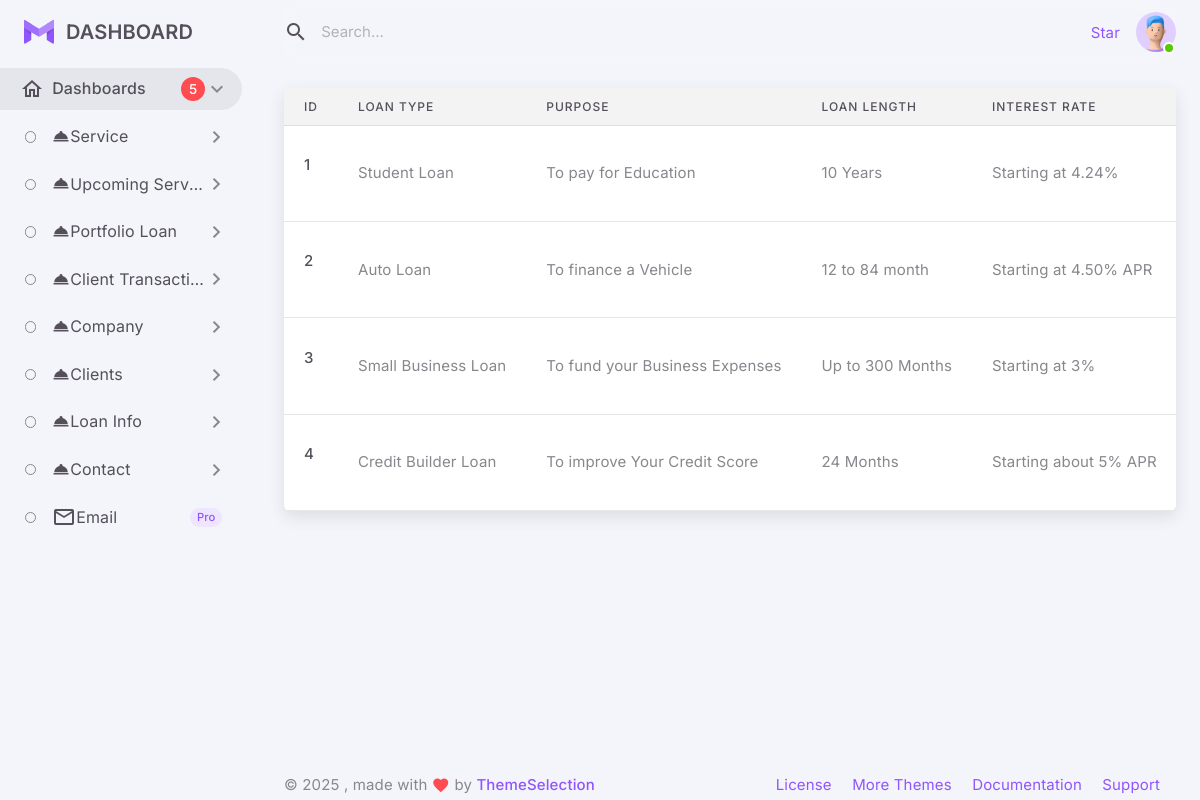
The app's page /Admin/upcoming_portfolio_info.php (signed in) with its own data.
### tables this page shows
CREATE TABLE `upcoming_portfolio` (
  `id` int(11) NOT NULL,
  `loan_type` varchar(50) NOT NULL,
  `purpose` varchar(100) NOT NULL,
  `loan_length` varchar(50) NOT NULL,
  `interest_rate` varchar(50) NOT NULL
);

### Admin/upcoming_portfolio_table.php (the view, shortened to what this page needs)
<?php
include_once("hakiconfig.php");
$t = $Haki->query("SELECT * FROM  upcoming_portfolio");
?>
<div class="col-12">
                  <div class="card">
                    <div class="table-responsive">
                      <table class="table">
                        <thead class="table-light">
                          <tr>
                            <th class="text-truncate">ID</th>
                            <th class="text-truncate">Loan Type</th>
                            <th class="text-truncate">Purpose</th>
                            <th class="text-truncate">Loan Length</th>
                            <th class="text-truncate">Interest Rate</th>
                          </tr>
                        </thead>
                        <tbody>
                        <?php while($h = $t->fetch_assoc()){?>
                          <tr>
                            <td>
                                  <h6 > <?php echo $h['id'] ?> </h6>
                            </td>
                            <td class="text-truncate"><?php echo $h['loan_type'] ?></td>
                            <td class="text-truncate"><?php echo $h['purpose'] ?> </td>
                            <td class="text-truncate"><?php echo $h['loan_length'] ?> </td>
                            <td class="text-truncate"><?php echo $h['interest_rate'] ?> </td>
                                 <a href="upcoming_portfolio_edit.php?nid=<?php echo $h['id'] ?>"><button type="button" class="btn btn-dark waves-effect waves-light">Edit</a></i></a> </div></td>
                          <?php  } ?>
                    </div>
                  </div>
                </div>

### records on screen
upcoming_portfolio: id "1", loan_type "Student Loan", purpose "To pay for Education", loan_length "10 Years", interest_rate "Starting at 4.24%"
upcoming_portfolio: id "2", loan_type "Auto Loan", purpose "To finance a Vehicle", loan_length "12 to 84 month", interest_rate "Starting at 4.50% APR"
upcoming_portfolio: id "3", loan_type "Small Business Loan", purpose "To fund your Business Expenses", loan_length "Up to 300 Months", interest_rate "Starting at 3%"
upcoming_portfolio: id "4", loan_type "Credit Builder Loan", purpose "To improve Your Credit Score", loan_length "24 Months", interest_rate "Starting about 5% APR"
